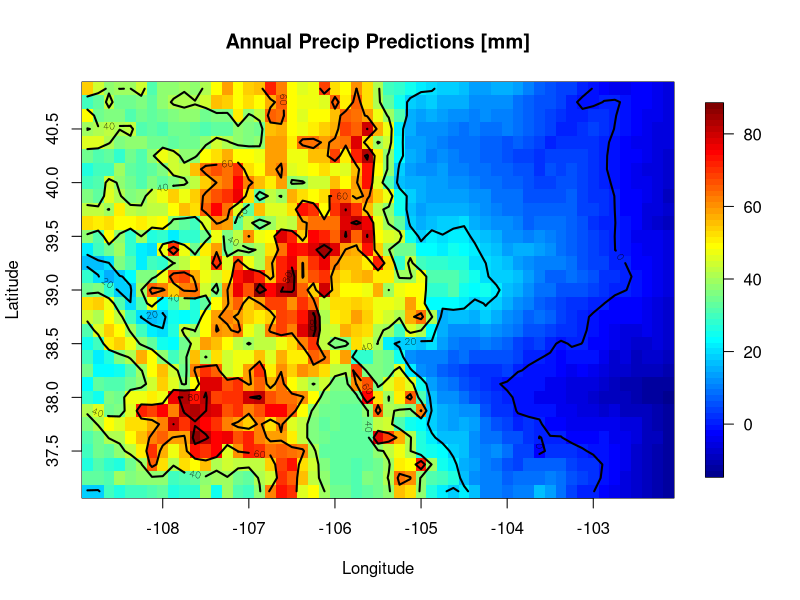
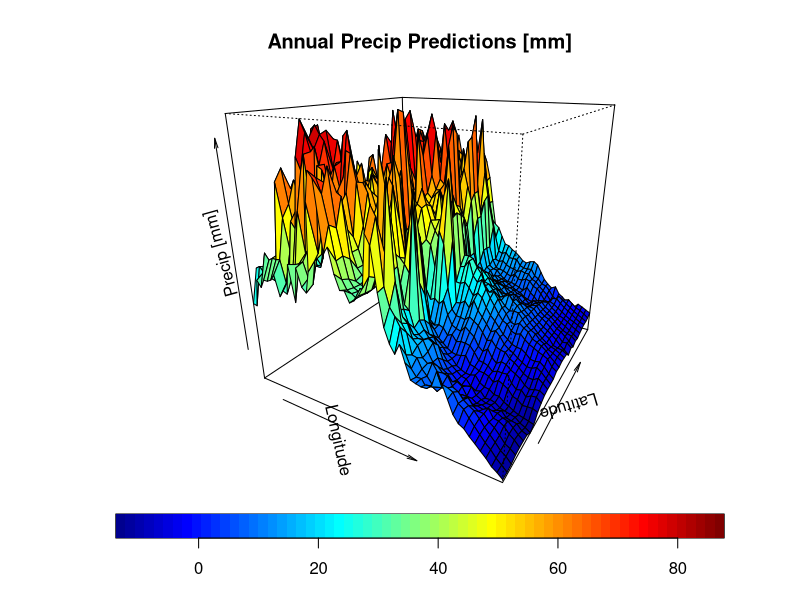
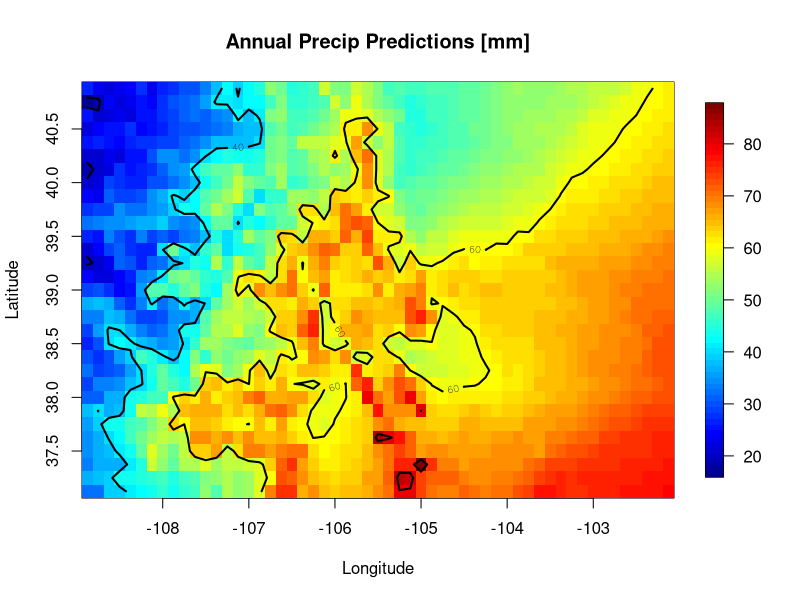
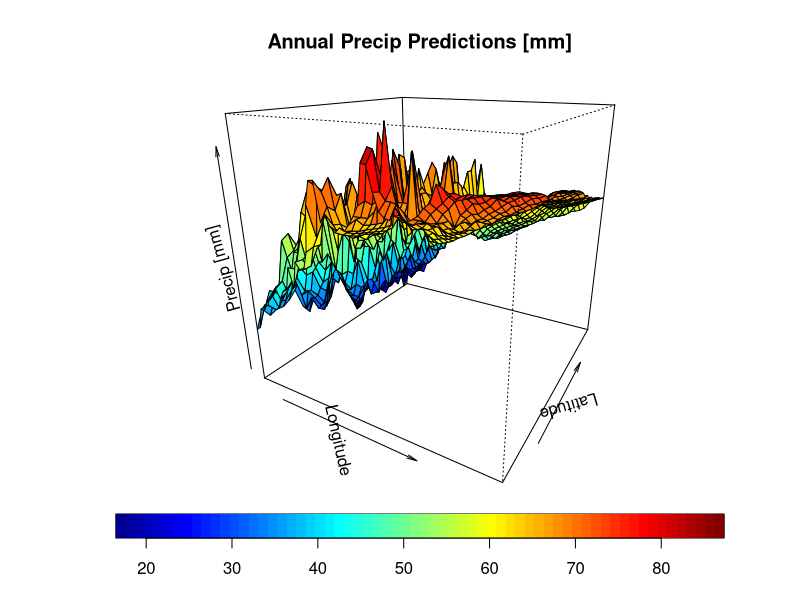
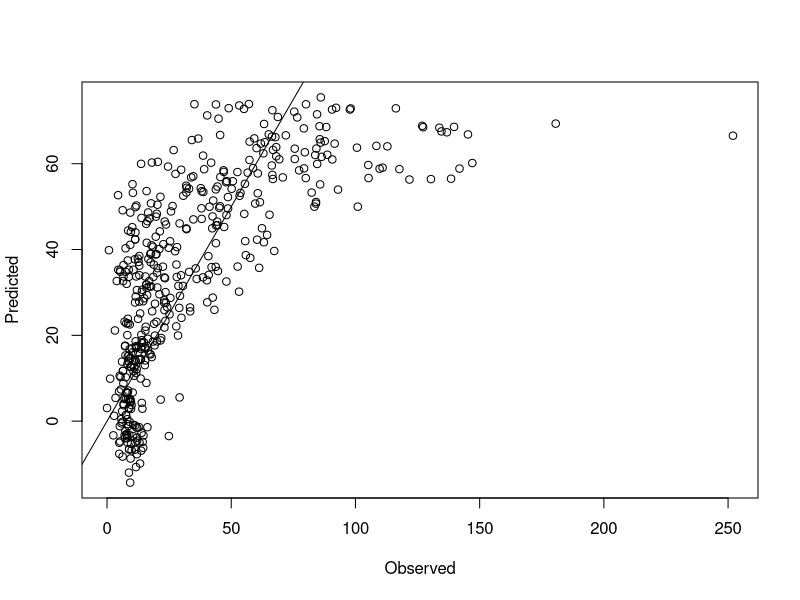
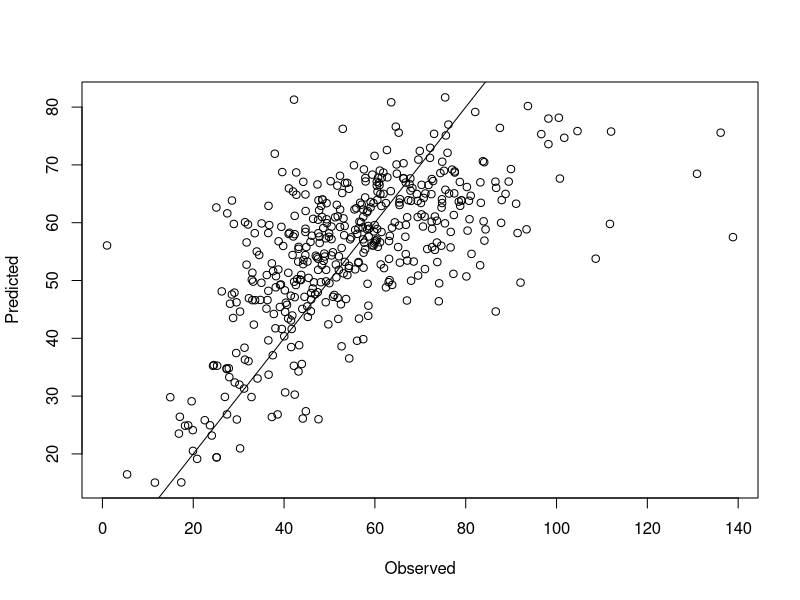
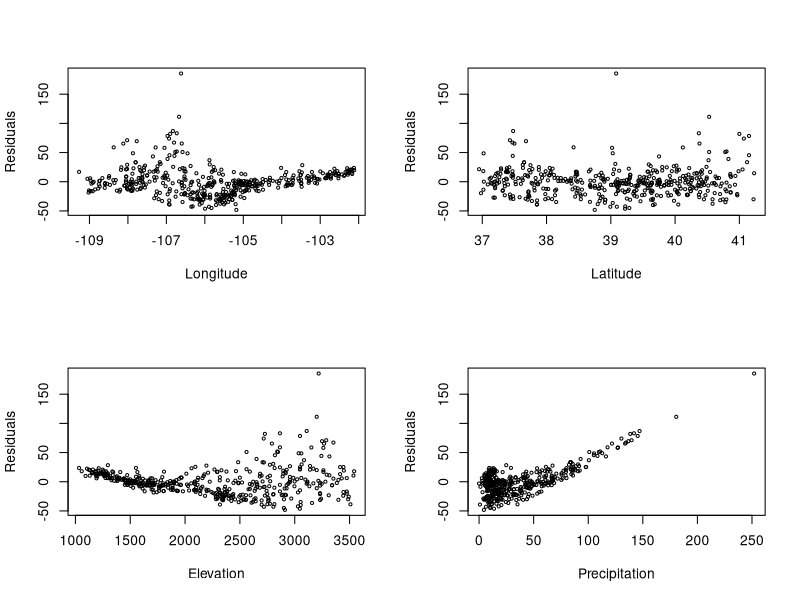
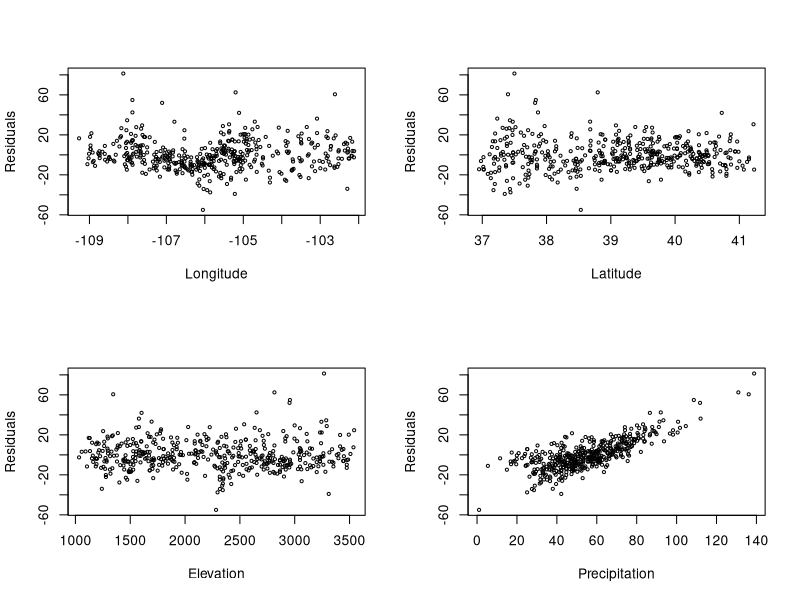

Generate these figures, in order, with R:
require(fields)
require(matlab)

	# load the precip data for january
janp <- read.table('colo_monthly_precip_01.dat')
names(janp) <- c('y', 'x', 'z', 'p')
janp <- janp[!(janp$p == -999.999),]

	# load the precip data for july
julp <- read.table('colo_monthly_precip_07.dat')
names(julp) <- c('y', 'x', 'z', 'p')
julp <- julp[!(julp$p == -999.999),]

	#load the dem
dem <- read.table('colo_dem.dat')
names(dem) <- c('y', 'x', 'z')

	#fit the model for january
lmfit.jan <- lm(p~x+y+z,data=janp)
summary(lmfit.jan)

	# fit the model for july
lmfit.jul <- lm(p~x+y+z,data=julp)
summary(lmfit.jul)

	# predict at the dem points and the model points for january
lmpred.jan <- predict.lm( lmfit.jan, dem)
lmpredp.jan <- predict.lm( lmfit.jan, janp)

	# predict at the dem points and the model points for january
lmpred.jul <- predict.lm( lmfit.jul, dem)
lmpredp.jul <- predict.lm( lmfit.jul, julp)

	## Set up the data for plotting
nx <- length(unique(dem$x))
ny <- length(unique(dem$y))
xp <- sort(unique(dem$x))
yp <- sort(unique(dem$y))
zp.jan <- matrix(lmpred.jan,nrow=ny)
zp.jul <- matrix(lmpred.jul,nrow=ny)

	#surface and image plots for january
pdf('surf-jan.pdf')
	plot.surface(list(x=xp,y=yp,z=t(flipud(zp.jan))), 
		main='Annual Precip Predictions [mm]', 
		xlab='Longitude', ylab='Latitude')
dev.off()
pdf('image-jan.pdf')
	plot.surface(list(x=xp,y=yp,z=t(flipud(zp.jan))), type='p', 
		main='Annual Precip Predictions [mm]', zlab='Precip [mm]', 
		xlab='Longitude',ylab='Latitude')
dev.off()

	#surface and image plots for july
pdf('surf-jul.pdf')
	plot.surface(list(x=xp,y=yp,z=t(flipud(zp.jul))), 
		main='Annual Precip Predictions [mm]', 
		xlab='Longitude', ylab='Latitude')
dev.off()
pdf('image-jul.pdf')
	plot.surface(list(x=xp,y=yp,z=t(flipud(zp.jul))), type='p', 
		main='Annual Precip Predictions [mm]', zlab='Precip [mm]', 
		xlab='Longitude',ylab='Latitude')
dev.off()

	#Observed versus predicted for january
pdf('ovp-jan.pdf')
	plot(janp$p,lmpredp.jan,xlab='Observed',ylab='Predicted')
	abline(0,1)
dev.off()

	#Observed versus predicted for july
pdf('ovp-jul.pdf')
	plot(julp$p,lmpredp.jul,xlab='Observed',ylab='Predicted')
	abline(0,1)
dev.off()

	#Residual plots january
pdf('res-jan.pdf')
	res <- residuals(lmfit.jan)
	layout(rbind(c(1,2),c(3,4)))
	plot(janp$x,res,xlab='Longitude',ylab='Residuals',cex=.5)
	plot(janp$y,res,xlab='Latitude',ylab='Residuals',cex=.5)
	plot(janp$z,res,xlab='Elevation',ylab='Residuals',cex=.5)
	plot(janp$p,res,xlab='Precipitation',ylab='Residuals',cex=.5)
dev.off()

	#Residual plots July
pdf('ovp-jul.pdf')
	res <- residuals(lmfit.jul)
	layout(rbind(c(1,2),c(3,4)))
	plot(julp$x,res,xlab='Longitude',ylab='Residuals',cex=.5)
	plot(julp$y,res,xlab='Latitude',ylab='Residuals',cex=.5)
	plot(julp$z,res,xlab='Elevation',ylab='Residuals',cex=.5)
	plot(julp$p,res,xlab='Precipitation',ylab='Residuals',cex=.5)
dev.off()
